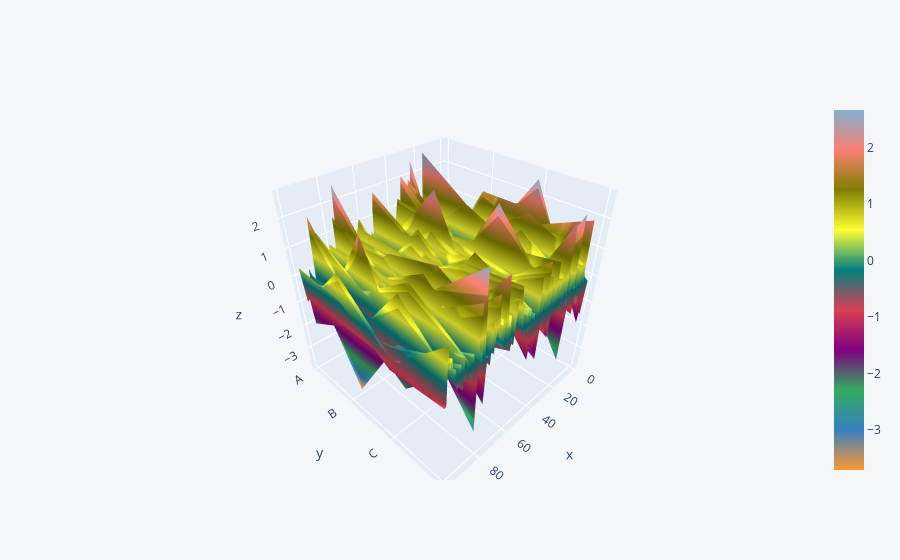

The notebook cell this image was saved under:
### Code cell
x.iplot(kind='surface')

### Figure 1 — Plotly figure (JSON) as saved in the notebook; plotly's stock layout.template omitted (floating-point values rounded to 4 significant figures; data arrays with more than 128 entries replaced by an {"elided": "..."} marker saying what was removed)
{"data": [{"colorscale": [[0, "rgb(255, 153, 51)"], [0.1111, "rgb(55, 128, 191)"], [0.2222, "rgb(50, 171, 96)"], [0.3333, "rgb(128, 0, 128)"], [0.4444, "rgb(219, 64, 82)"], [0.5556, "rgb(0, 128, 128)"], [0.6667, "rgb(255, 255, 51)"], [0.7778, "rgb(128, 128, 0)"], [0.8889, "rgb(251, 128, 114)"], [1, "rgb(128, 177, 211)"]], "type": "surface", "x": [0, 1, 2, 3, 4, 5, 6, 7, 8, 9, 10, 11, 12, 13, 14, 15, 16, 17, 18, 19, 20, 21, 22, 23, 24, 25, 26, 27, 28, 29, 30, 31, 32, 33, 34, 35, 36, 37, 38, 39, 40, 41, 42, 43, 44, 45, 46, 47, 48, 49, 50, 51, 52, 53, 54, 55, 56, 57, 58, 59, 60, 61, 62, 63, 64, 65, 66, 67, 68, 69, 70, 71, 72, 73, 74, 75, 76, 77, 78, 79, 80, 81, 82, 83, 84, 85, 86, 87, 88, 89, 90, 91, 92, 93, 94, 95, 96, 97, 98, 99], "y": ["A", "B", "C", "D"], "z": {"elided": "4x100 float values"}}], "layout": {"legend": {"bgcolor": "#F5F6F9", "font": {"color": "#4D5663"}}, "paper_bgcolor": "#F5F6F9", "plot_bgcolor": "#F5F6F9", "title": {"font": {"color": "#4D5663"}}, "xaxis": {"gridcolor": "#E1E5ED", "showgrid": true, "tickfont": {"color": "#4D5663"}, "title": {"font": {"color": "#4D5663"}, "text": ""}, "zerolinecolor": "#E1E5ED"}, "yaxis": {"gridcolor": "#E1E5ED", "showgrid": true, "tickfont": {"color": "#4D5663"}, "title": {"font": {"color": "#4D5663"}, "text": ""}, "zerolinecolor": "#E1E5ED"}}}
